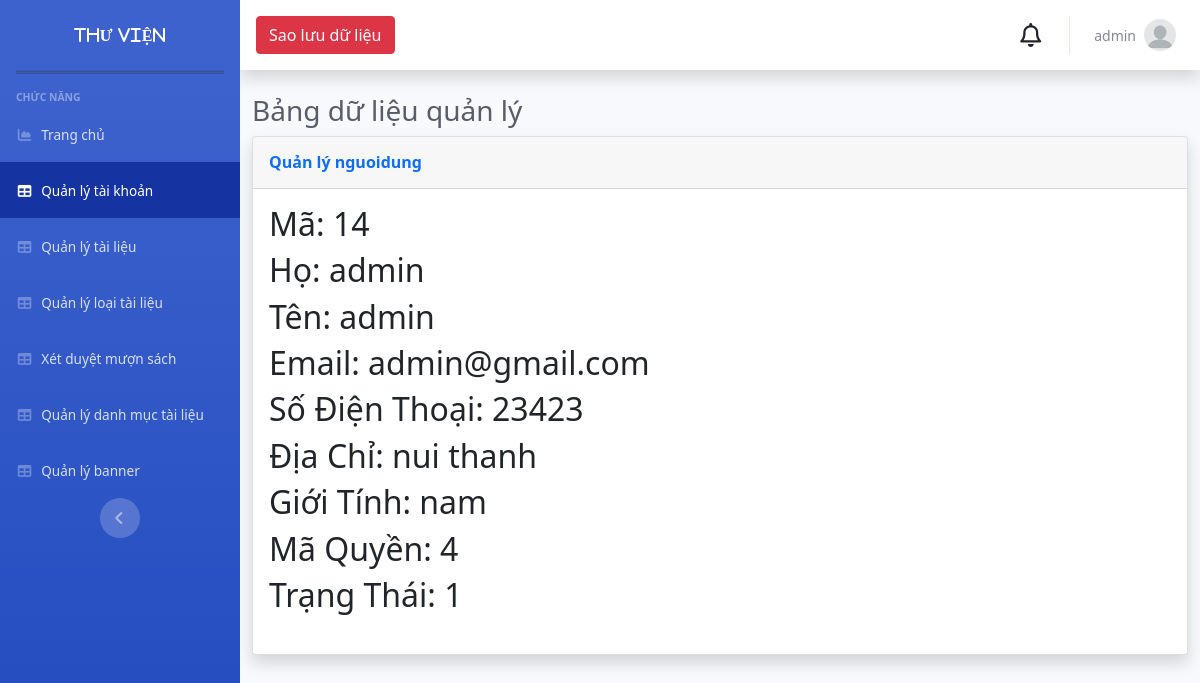
/Admin/index.php?mod=nguoidung&act=detail&id=14 (signed in), run on the app's committed database.
### tables this page shows
CREATE TABLE `nguoidung` (
  `MaND` int(11) NOT NULL,
  `Ho` varchar(20) NOT NULL,
  `Ten` varchar(20) NOT NULL,
  `GioiTinh` varchar(10) NOT NULL,
  `SDT` varchar(20) DEFAULT NULL,
  `Email` varchar(50) NOT NULL,
  `DiaChi` varchar(200) NOT NULL,
  `TaiKhoan` varchar(100) NOT NULL,
  `MatKhau` varchar(100) NOT NULL,
  `MaQuyen` int(11) NOT NULL,
  `TrangThai` int(11) NOT NULL
);

### Admin/MVC/controllers/NguoiDungController.php (called while the page is built, shortened)
<?php
class NguoiDungController
{
    var $nguoidung_model;
    public function __construct()
    {
        $this->nguoidung_model = new nguoidung();
    }
    public function detail()
    {
        $id = isset($_GET['id']) ? $_GET['id'] : 1;
        $data = $this->nguoidung_model->find($id);
        require_once("MVC/Views/Admin/index.php");
    }
}

### Admin/MVC/Models/connection.php (called while the page is built, shortened)
<?php
class Connection
{
    function __construct()
    {
        $severname = "localhost";
        $username = "root";
        $password = "";
        $db_name = "thuvien";
        $this->conn = new mysqli($severname, $username, $password, $db_name);
    }
}

### Admin/MVC/Models/model.php (called while the page is built, shortened)
<?php
require_once("connection.php");
class Model
{
    var $conn;
    var $table;
    var $contens;
    function __construct()
    {
        $conn_obj = new Connection();
        $this->conn = $conn_obj->conn;
    }
    function find($id)
    {
        $query = "select * from $this->table where $this->contens =$id";
        return $this->conn->query($query)->fetch_assoc();
    }
}

### Admin/MVC/Views/nguoidung/detail.php (the view)
<table class="table table-bordered" id="dataTable" width="100%" cellspacing="0">
    <h2>Mã: <?=$data['MaND']?></h2>
    <h2>Họ: <?=$data['Ho'] ?></h2>
    <h2>Tên: <?=$data['Ten']?></h2>
    <h2>Email: <?=$data['Email'] ?></h2>
    <h2>Số Điện Thoại: <?=$data['SDT'] ?></h2>
    <h2>Địa Chỉ: <?=$data['DiaChi']?></h2>
    <h2>Giới Tính: <?=$data['GioiTinh'] ?></h2>
    <h2>Mã Quyền: <?=$data['MaQuyen'] ?></h2>
    <h2>Trạng Thái: <?=$data['TrangThai'] ?></h2>
</table>

### data on the page
nguoidung: MaND "14", Ho "admin", Ten "admin", Email "admin@gmail.com", SDT "23423", DiaChi "nui thanh", GioiTinh "nam", MaQuyen "4", TrangThai "1"

### other printed values
$_SESSION['login']['TaiKhoan'] "admin"
$mod "nguoidung"
